Frame 1 (no input): blank canvas, image omitted
Frame 60 (the mouse pressed at the canvas centre just before this capture): blank canvas, image omitted
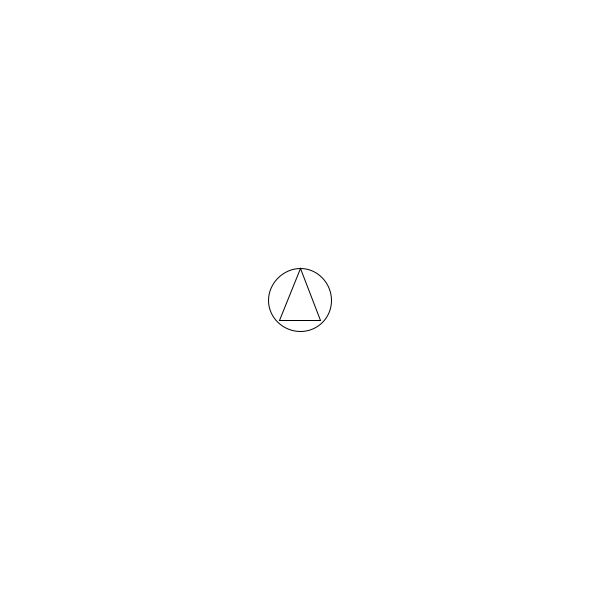
Frame 120 (the mouse held since frame 60 and released just before this capture)

The Processing sketch whose frames 1 and 60 were blank and that drew this single picture after the mouse press (run headless with seeded random() and noise(); from frame 60 on, the mouse is pressed at the canvas centre):

// Processing sketch: Question_5
// ── Question_5.pde
ArrayList <Shape> shapes = new ArrayList<Shape>(); 

void setup(){
  size(600, 600); 
}

void draw(){
  background(255); 

  for(int i = 0; i<shapes.size(); i++){
    Shape s = shapes.get(i); 
    s.display(); 
  }
}

void mousePressed(){
  shapes.add(new Shape(mouseX, mouseY, random(30, 80))); 
}

class Shape{
  float x, y; 
  float size; 
  
  Shape(float _x, float _y, float _size){
    x = _x; 
    y = _y; 
    size = _size; 
    
  }
  
  void display(){
    ellipse(x, y, size, size);  
    triangle(x, y-size/2, x+size/3, y+size/3, x-size/3, y+size/3); 
  }
}
